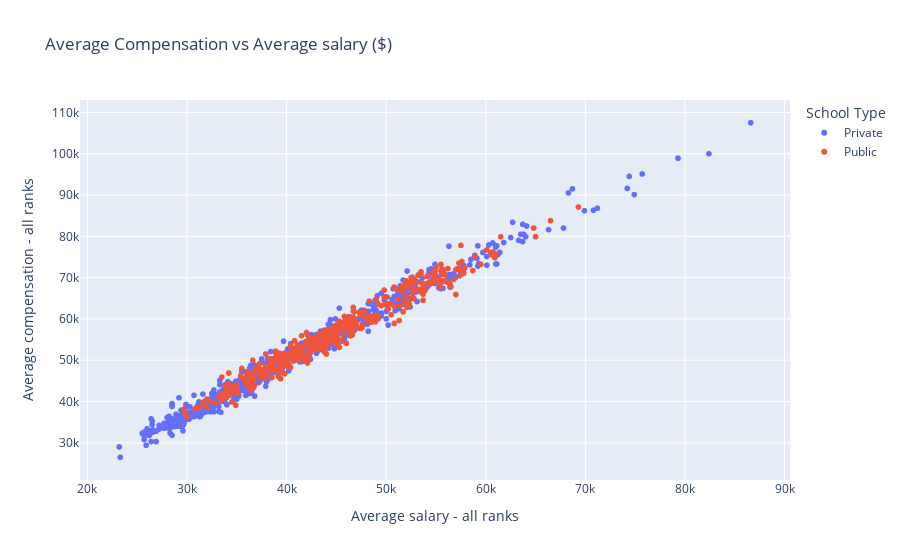

The notebook cell this image was saved under:
### Markdown cell above
### There is no clear pattern as regards standardized tests(SAT, ACT etc.) in the US when compared with School Type. Both Public and Private schools have very similar average test scores which keeps admission competitive throughout. Though private schools have more of the best of results based on the top 10% in the US.

### Code cell
fig = px.scatter(df, x=h, y=i, color=c, title='Average Compensation vs Average salary ($)')
fig.show()
fig.write_image("figure4.png", width=971, height=525)

### Figure 1 — Plotly figure (JSON) as saved in the notebook; plotly's stock layout.template omitted (floating-point values rounded to 4 significant figures; data arrays with more than 128 entries replaced by an {"elided": "..."} marker saying what was removed)
{"data": [{"hovertemplate": "School Type=Private<br>Average salary - all ranks=%{x}<br>Average compensation - all ranks=%{y}<extra></extra>", "legendgroup": "Private", "marker": {"color": "#636efa", "symbol": "circle"}, "mode": "markers", "name": "Private", "showlegend": true, "type": "scattergl", "x": {"elided": "694 int values"}, "xaxis": "x", "y": {"elided": "694 int values"}, "yaxis": "y"}, {"hovertemplate": "School Type=Public<br>Average salary - all ranks=%{x}<br>Average compensation - all ranks=%{y}<extra></extra>", "legendgroup": "Public", "marker": {"color": "#EF553B", "symbol": "circle"}, "mode": "markers", "name": "Public", "showlegend": true, "type": "scattergl", "x": {"elided": "440 int values"}, "xaxis": "x", "y": {"elided": "440 int values"}, "yaxis": "y"}], "layout": {"legend": {"title": {"text": "School Type"}, "tracegroupgap": 0}, "title": {"text": "Average Compensation vs Average salary ($)"}, "xaxis": {"anchor": "y", "domain": [0, 1], "title": {"text": "Average salary - all ranks"}}, "yaxis": {"anchor": "x", "domain": [0, 1], "title": {"text": "Average compensation - all ranks"}}}}
